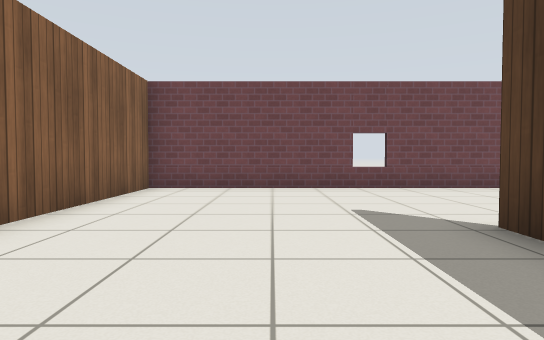
view 1 (above)

24 first-person views from a walk through a Gazebo world. The camera is 0.72 m above the floor, tilts 2° down and sees 75° across. The floor is counted in squares, 1 m on a side. Each view is taken from the middle of a square. On the plan, view 1 faces up. The plan holds only what a view shows up to about 11 squares ahead; the rest is blank. Robots are left out. Gazebo's built-in surfaces are drawn with simple patterns.

view 2
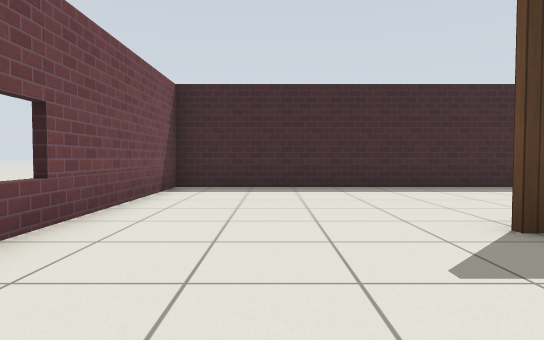

view 3
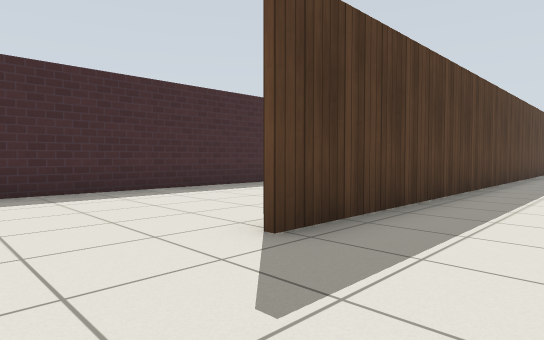

view 4
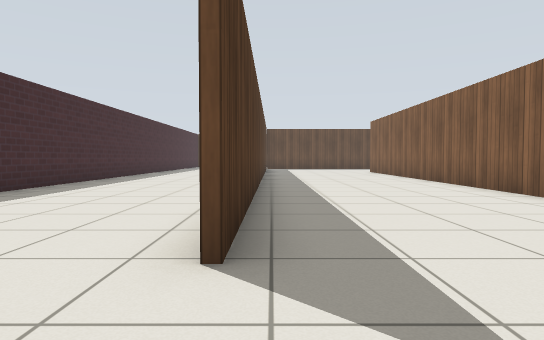

view 5
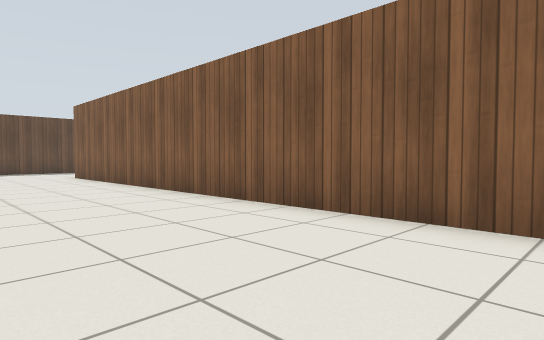

view 6
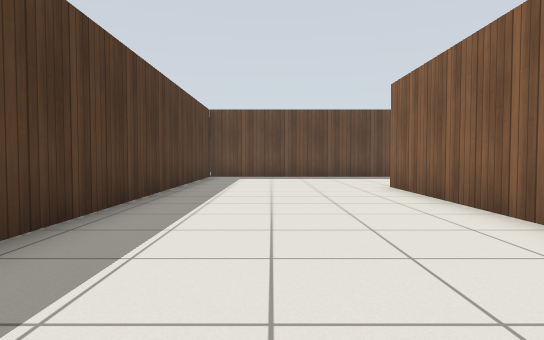

view 7
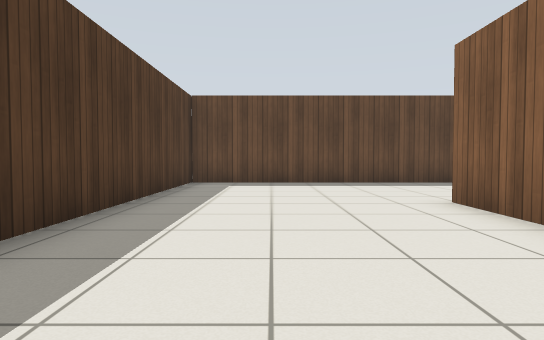

view 8
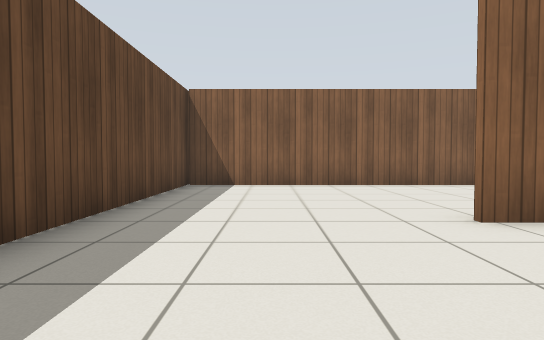

view 9
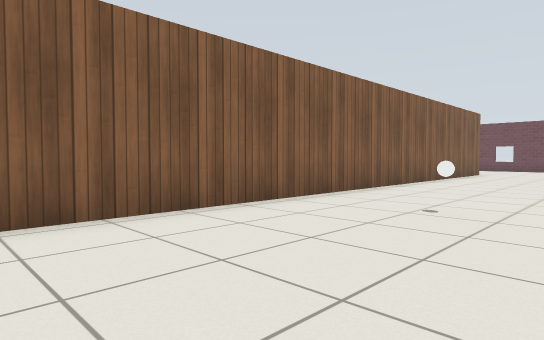

view 10
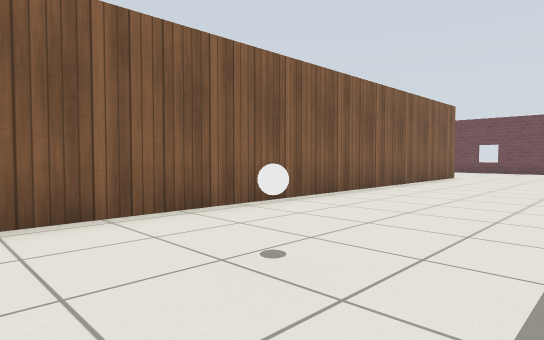

view 11
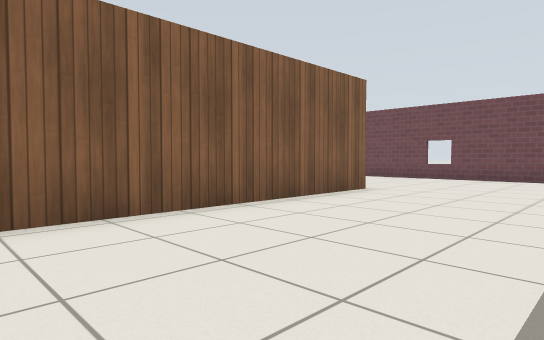

view 12
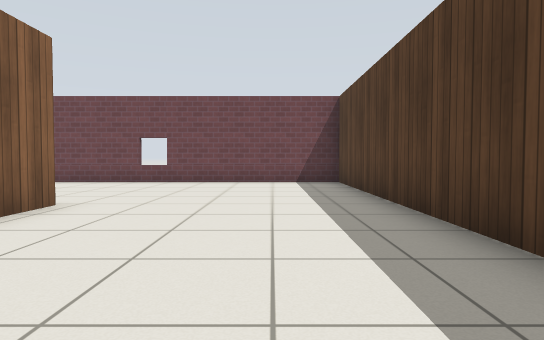

view 13
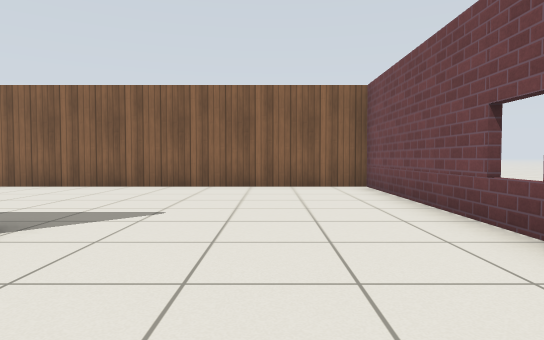

view 14
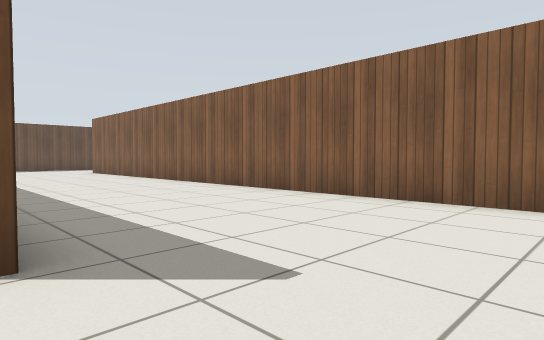

view 15
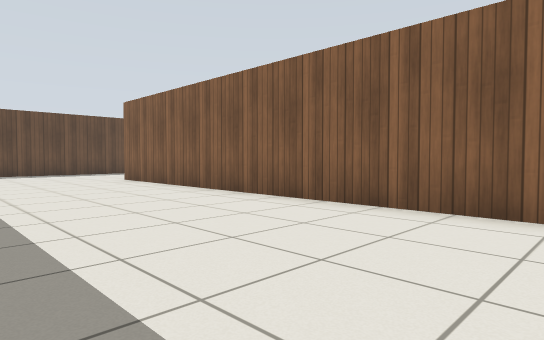

view 16
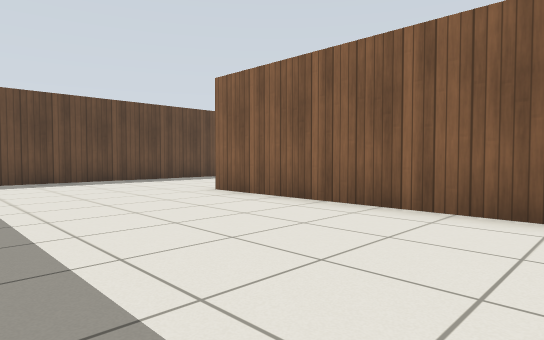

view 17
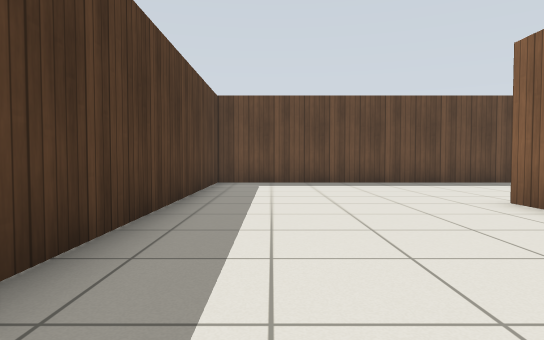

view 18
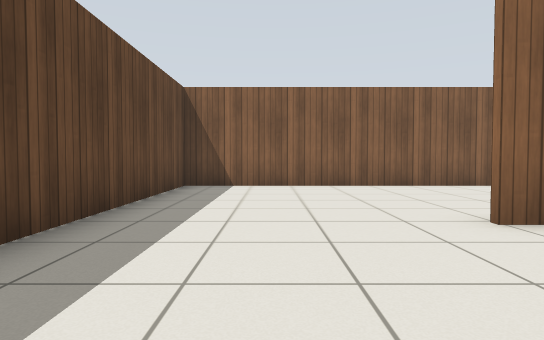

view 19
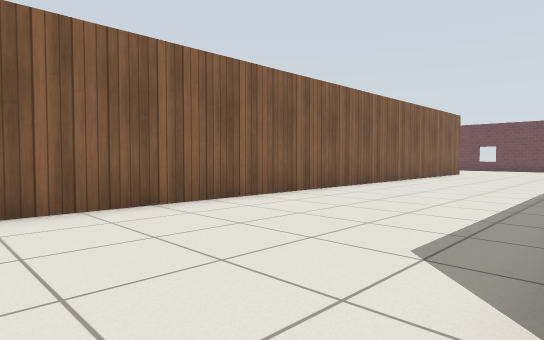

view 20
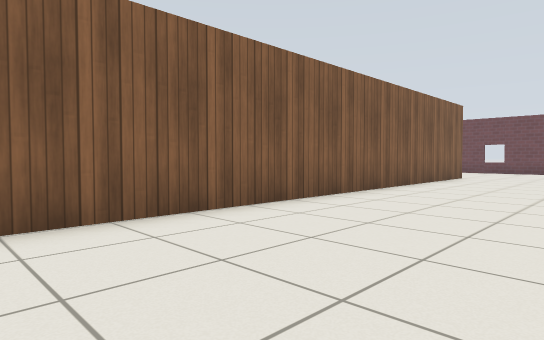

view 21
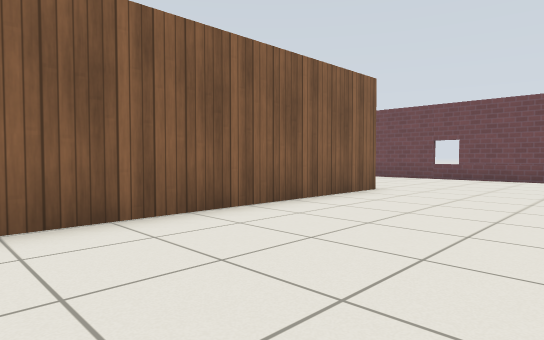

view 22
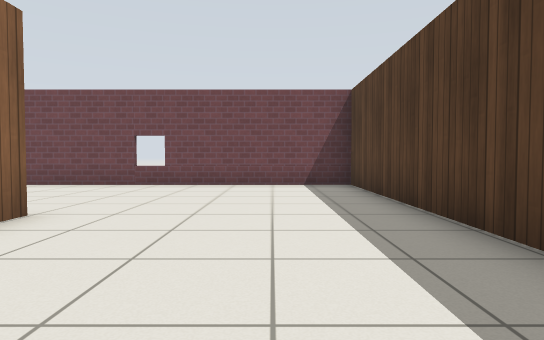

view 23
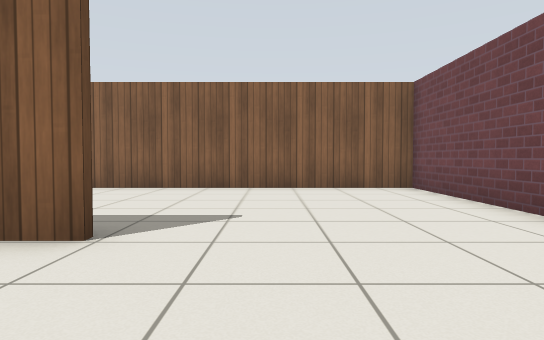

view 24
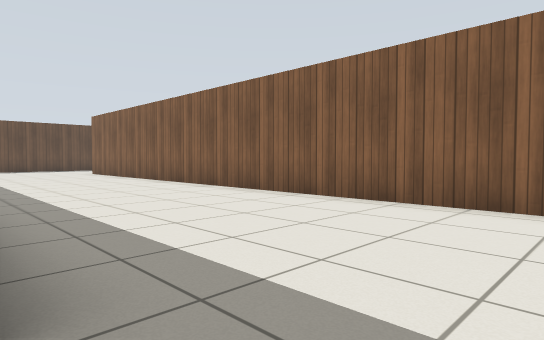

### Floor plan
Points are (right, up) in squares from view 1. A wall is a line through its corners. A room is listed if a view was taken in it or the views show most of it. See-through windows are left out.
Room 1 (views 1, 2, 3, 4, 5, 6, 7, 8, 9, 10, 11, 12, 13, 14, 15, 16, 17, 18, 19, 20, 21, 22, 23, 24)
walls: (-8.4, -16.1) (-8.4, -8); (-13.9, 1.6) (-13.9, 8.4); (-3, 0.5) (-3, 8.4); (-8.3, 3.4) (-8.3, -16.2); (-2.9, 1.5) (-2.9, -11.8); (-19, 3.5) (-19, -16.2) (2.3, -16.2) (2.3, 3.8); (7.7, -5.1) (7.7, 8.3) (-24.4, 8.3) (-24.4, -5.3); (-13.8, 8.4) (-13.8, -11.6); (-2.9, 8.4) (-2.9, 3.7)
objects: white ball (-6, -8)

Positions as (right, up) in squares from view 1, and headings:
1: (0, 0), facing up
2: (-1, 6), facing right
3: (0, 6), facing down-right
4: (2, 6), facing down
5: (1, 2), facing down-left
6: (0, -3), facing down
7: (0, -6), facing down
8: (1, -14), facing left
9: (-4, -13), facing up-left
10: (-4, -10), facing up-left
11: (-4, -4), facing up-left
12: (-5, -2), facing up
13: (-5, 6), facing left
14: (-8, 6), facing down-left
15: (-9, 0), facing down-left
16: (-9, -5), facing down-left
17: (-10, -6), facing down
18: (-10, -14), facing left
19: (-14, -13), facing up-left
20: (-15, -10), facing up-left
21: (-15, -4), facing up-left
22: (-16, -1), facing up
23: (-16, 5), facing left
24: (-19, 5), facing down-left
